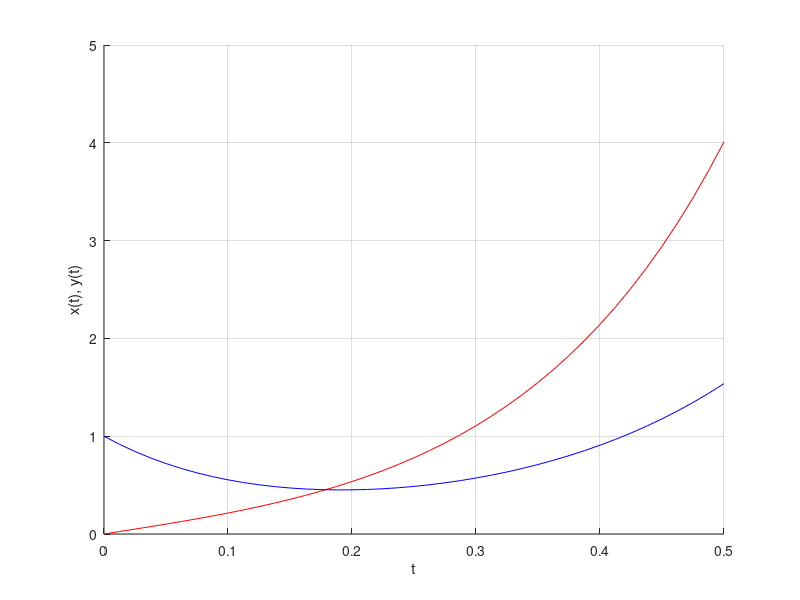

The MATLAB source for this figure:
clear
clc
y1_0 = 0;
y2_0 = 1;
[T,Y] = ode45(@(t,y)[5*y(1)+2*y(2)+3*t
    4*y(1)-7*y(2)+6*t],[0 0.5],[y1_0 y2_0]);
disp([T,Y(:,1),Y(:,2)]);
hold on
plot(T,Y(:,1),'-r');
plot(T,Y(:,2),'-b');
hold off
grid on
xlabel('t')
ylabel('x(t), y(t)')